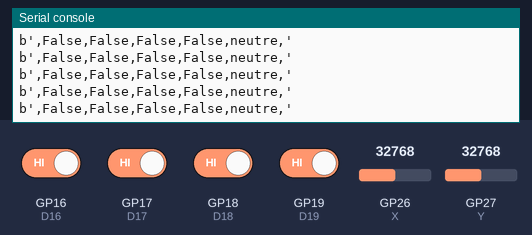
A program run on a simulated Raspberry Pi Pico running MicroPython. Parts: the last lines printed to the serial console. The test bench sets the inputs (shaded band); at power-on: GP16 (D16), GP17 (D17), GP18 (D18), GP19 (D19) HIGH, GP26 (X) = 32768, GP27 (Y) = 32768 (analog values on the 0–65535 scale).

Above: at 1.2 s.
1.3 s: GP26 (X) set to 50655
At 1.31 s:
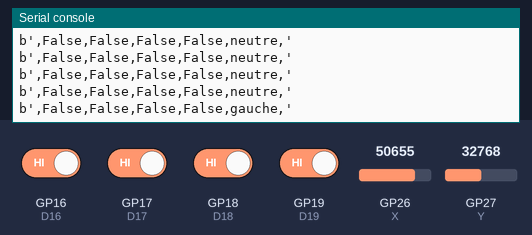
2.8 s: GP16 (D16) driven LOW
At 2.82 s:
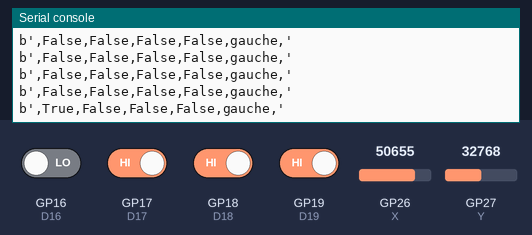
4.3 s: GP17 (D17) driven LOW
At 4.33 s:
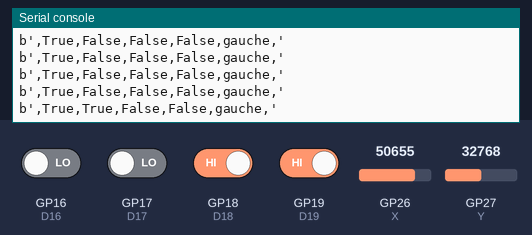
5.8 s: GP18 (D18) driven LOW
At 5.84 s:
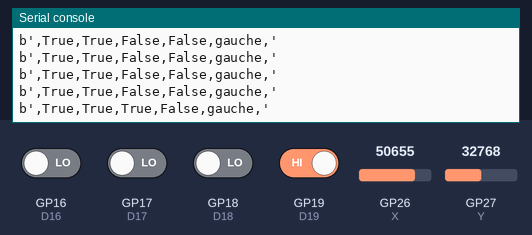
7.3 s: GP19 (D19) driven LOW
At 7.35 s:
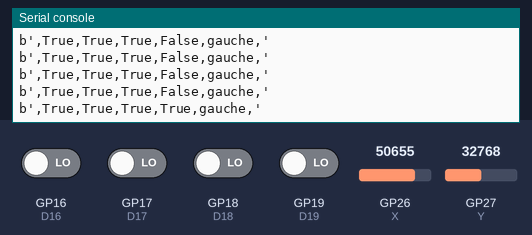
8.8 s: GP26 (X) set to 49345
At 8.86 s:
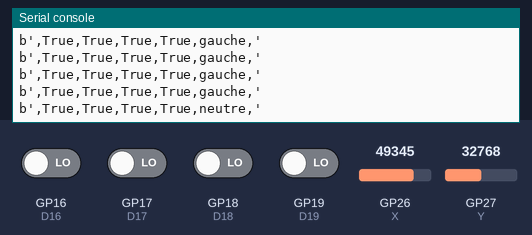

The program:

main.py
```python
'''
hardware platform: Pi Pico
Console arcade Usb
Joystick Grove connecte à connecteur A1
2 boutons Grove connecte à D16

Resultat:
Convertit les entrées analogiques A0 et A1 en informations logiques avant, arriere, gauche, droite et neutre
Affiche l'état des boutons

brochage
E/S Digitales
D16/D17
D18/D19
D20/D21
Entrees analogiques 16 bits
A0
A1
A2
'''

from machine import ADC, Pin # module machine : gestion broches (entrees/sorties)
from time import sleep # module time : gestion timer

# Declaration des broches
X=ADC(0) # Entree analogique A0
Y=ADC(1) # Entree analogique A1

D16=Pin(16,Pin.IN) # declaration broche 16 en entree
D17=Pin(17,Pin.IN) # declaration broche 17 en entree
D18=Pin(18,Pin.IN) # declaration broche 18 en entree
D19=Pin(19,Pin.IN) # declaration broche 19 en entree

while True:
  #Entrees digitales
  ValueX = X.read_u16()
  ValueY = Y.read_u16()

  if ValueX > 50000 : # position du joystick sur l'axe des abscisses ( axe X )
    joystick='gauche'
  elif ValueX < 10000:
    joystick='droite' # position du joystick sur l'axe des abscisses ( axe X )
  elif ValueY > 50000 :
    joystick='haut' # position du joystick sur l'axe des ordonées ( axe Y )
  elif ValueY < 10000:
    joystick='bas' # position du joystick sur l'axe des ordonées ( axe Y )
  else:
    joystick='neutre' # position neutre ( ordonnée à l'origine )

  bpRouge = not(D16.value()) # Etat inverse boutons( renvoie True si actionné, False sinon)
  bpNoir = not(D17.value())
  bpVert = not(D18.value())
  bpBleu = not(D19.value())

  trame=','+ str(bpRouge) + ',' + str(bpNoir) + ',' + str(bpVert) + ',' + str(bpBleu) + ',' + joystick + ','
  print(trame.encode('utf-8')) # écrit 5 bytes

  sleep(0.1)
```

Measured:
- after the input at 1.3 s, the serial console: prints a new line at once (image 1)
- after the input at 2.8 s, the serial console: prints a new line at once (image 2)
- after the input at 4.3 s, the serial console: prints a new line at once (image 3)
- after the input at 5.8 s, the serial console: prints a new line at once (image 4)
- after the input at 7.3 s, the serial console: prints a new line at once (image 5)
- after the input at 8.8 s, the serial console: prints a new line after 0.05 s (image 6)
